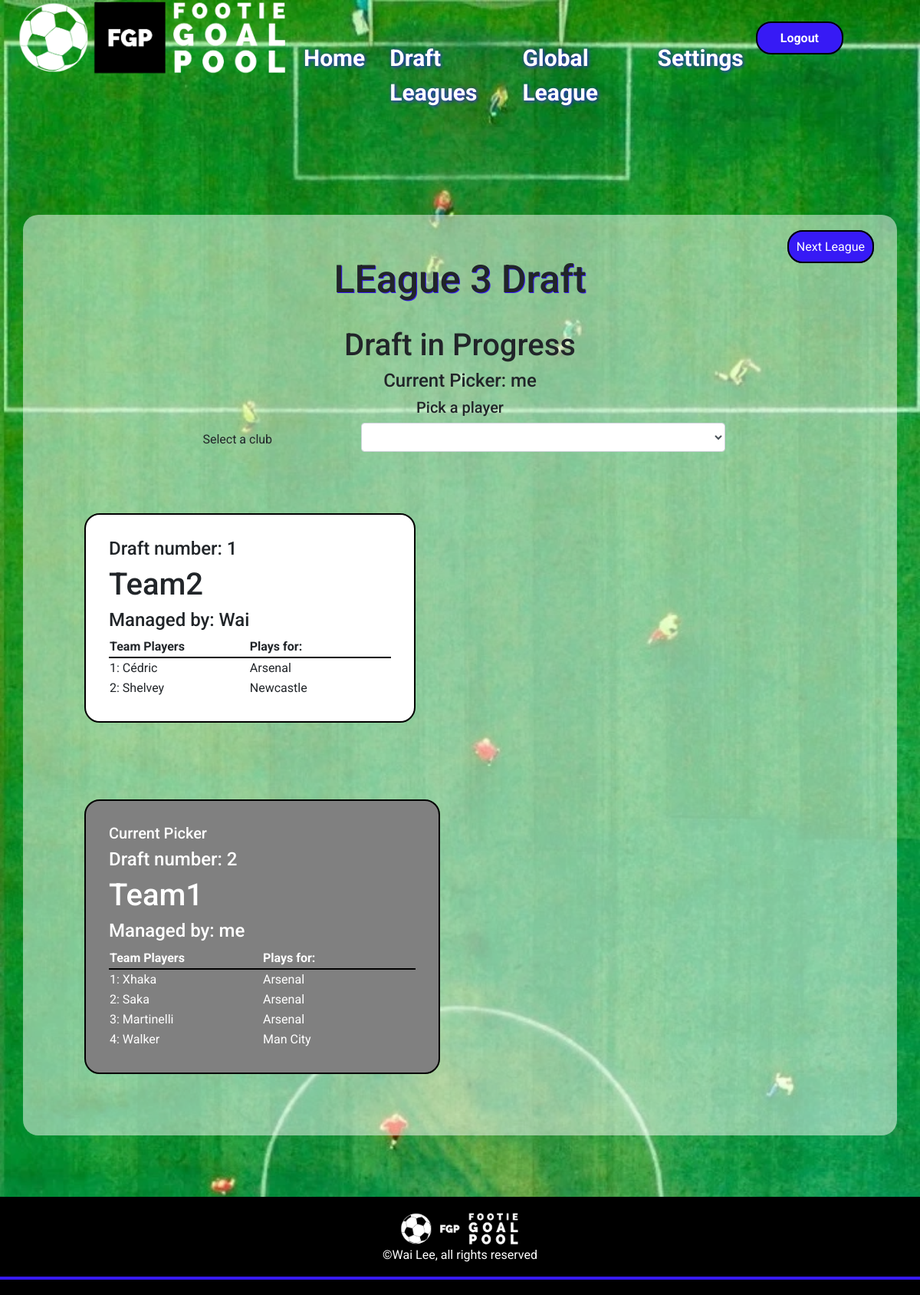
/draft/ (signed in), run on an earlier commit of the app's database.
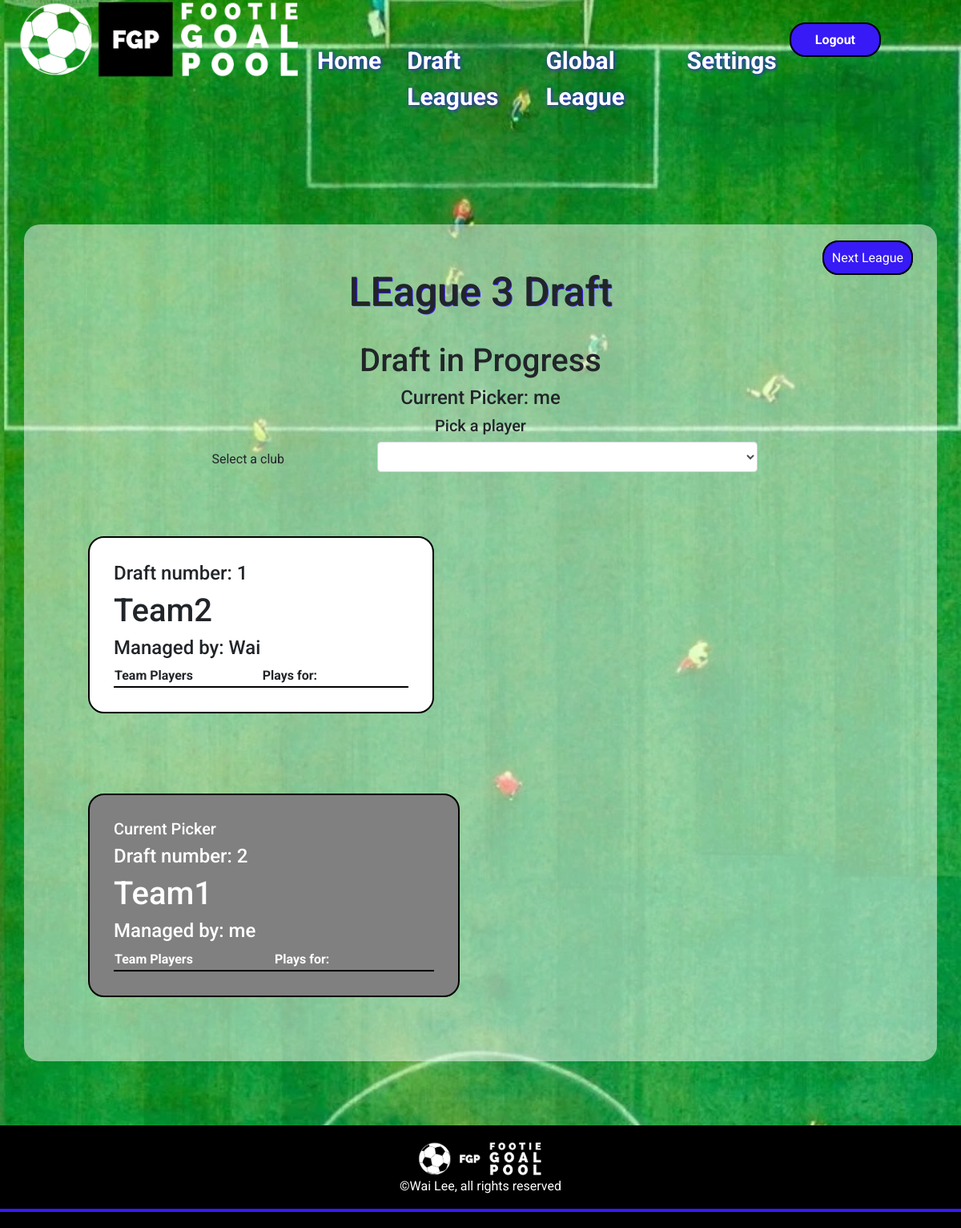
And on a later commit of the database.
### goalpoolapp/models.py (models this page shows, shortened)
class League(models.Model):
    teamlimit = models.IntegerField()
    leaguename = models.CharField(max_length=64)
    leaguecode = models.CharField(max_length = 10, blank=True, null=True)
    teamplayerslimit = models.IntegerField()
    transfersActivated = models.BooleanField(default=False)
    transfersAllowed = models.BooleanField(default=False)
    duplicatePlayersAllowed = models.BooleanField()
    admin = models.ForeignKey(User, on_delete=models.CASCADE, related_name="administratedleague")
    draftcomplete = models.BooleanField(default=False)
    draftstarted = models.BooleanField(default=False)
    draftposition = models.IntegerField(default=1)
    draftdecending = models.BooleanField(default=False)

class User(AbstractUser):
    pass

class Team(models.Model):
    manager = models.ForeignKey(User, on_delete=models.CASCADE, related_name="managedteams")
    league = models.ForeignKey(League, on_delete=models.CASCADE, related_name="leagueteams")
    players = models.ManyToManyField(Player, related_name="teams", blank=True)
    provisionalplayers = models.ManyToManyField(Player, related_name="provisionalteams", blank=True)
    rank = models.IntegerField(default=1)
    teamname = models.CharField(max_length=64)
    totalgoals = models.IntegerField(default=0)
    draftnumber = models.IntegerField(blank=True, null=True)

class Player(models.Model):
    playercode = models.IntegerField()
    leagues = models.ManyToManyField(League, related_name="leagueplayers")
    firstname = models.CharField(max_length=64)
    surname = models.CharField(max_length=64)
    nickname = models.CharField(max_length=64)
    goals = models.IntegerField()
    realteam = models.CharField(max_length=64)
    currentweekgoals = models.IntegerField(default=0)

### goalpoolapp/views.py (the view)
# urls.py: path('draft/', views.draft, name='draft'),
@login_required
def draft(request, leagueid=None):
    userteams = Team.objects.filter(manager=request.user)
    if leagueid != None:
        leagueslist = League.objects.filter(id=leagueid)
    else:
        leagueslist = League.objects.filter(leagueteams__in=userteams)
    leagueslist = leagueslist.exclude(id=19)
    leagues = Paginator(leagueslist, 1)
    page = request.GET.get('page')
    league = leagues.get_page(page)
    picker = None
    try:
        teams = league[0].leagueteams.all()
        playercheck = 0
        for team in teams:
            if team.players.count() == league[0].teamplayerslimit:
                playercheck += 1
        if playercheck == league[0].leagueteams.count():
            league[0].draftcomplete = True
            league[0].save()
        for team in league[0].leagueteams.all():
            if team.draftnumber == league[0].draftposition:
                picker = team.manager
    except:
        pass
    return render(request, 'goalpoolapp/draft.html', {
        "picker": picker,
        "leaguepage": league,
        "leagues": leagues,
    })

### goalpoolapp/templates/goalpoolapp/draft.html (shortened to what this page needs)
{% extends "goalpoolapp/layout.html" %}
{% load static %}
{% block body %}
<div id="main-page-content-container">
    <div id="main-page-content">
        {% for league in leaguepage %}
            <div id="pagination">
                <div>
                    {% if leaguepage.has_next %}
                        <a href="?page={{ leaguepage.next_page_number }}" class="button">Next League</a>
                    {% endif %}
                </div>
            </div>
            <h2>{{ league.leaguename }} Draft</h2>
            <br>
            {% if league.draftstarted == True and league.draftcomplete == False %}
                <h3>Draft in Progress</h3>
                <h4>Current Picker: {{ picker }}</h4>
                {% if picker == user %}
                <div class="centeredinput">
                    <h5>Pick a player</h5>
                    <div class="form-group draftselect">
                        <label for="teamselect" class="label teamlabel">Select a club</label>
                        <select id="teamselect" class="form-control"></select>
                    </div>
                </div>
            {% endif %}
                <div id="teamscontainer">
                    {% for team in league.leagueteams.all|dictsort:"draftnumber" %}
                        <div
                        {% if team.manager == picker %}
                        class="pickercontainer"
                        {% else %}
                        class="teamcontainer"
                        {% endif %}
                        >
                        {% if team.manager == picker %}
                            <h5>Current Picker</h5>
                        {% endif %}
                        <h4>Draft number: {{ team.draftnumber }}</h4>
                        <h3>{{ team.teamname }}</h3>
                        <h4>Managed by: {{ team.manager }}</h4>
                            <table>
                                <tr>
                                    <th class="draftheader">Team Players</th>
                                    <th class="draftheader">Plays for:</th>
                                </tr>
                                {% for player in team.players.all %}
                                <tr>
                                    <td>{{ forloop.counter }}: {{ player.nickname }}</td>
                                    <td>{{ player.realteam }}</td>
                                </tr>
                                {% endfor %}
                            </table>
                        </div>
                    {% endfor %}
                </div>
            {% endif %}
        {% endfor %}
    </div>
</div>
{% endblock %}

What changed in the data, as far as the page shows it:
removed Player: nickname "Cédric", realteam "Arsenal", shown under Team "Team2"
removed Player: nickname "Shelvey", realteam "Newcastle", shown under Team "Team2"
removed Player: nickname "Xhaka", realteam "Arsenal", shown under Team "Team1"
removed Player: nickname "Saka", realteam "Arsenal", shown under Team "Team1"
removed Player: nickname "Martinelli", realteam "Arsenal", shown under Team "Team1"
removed Player: nickname "Walker", realteam "Man City", shown under Team "Team1"
